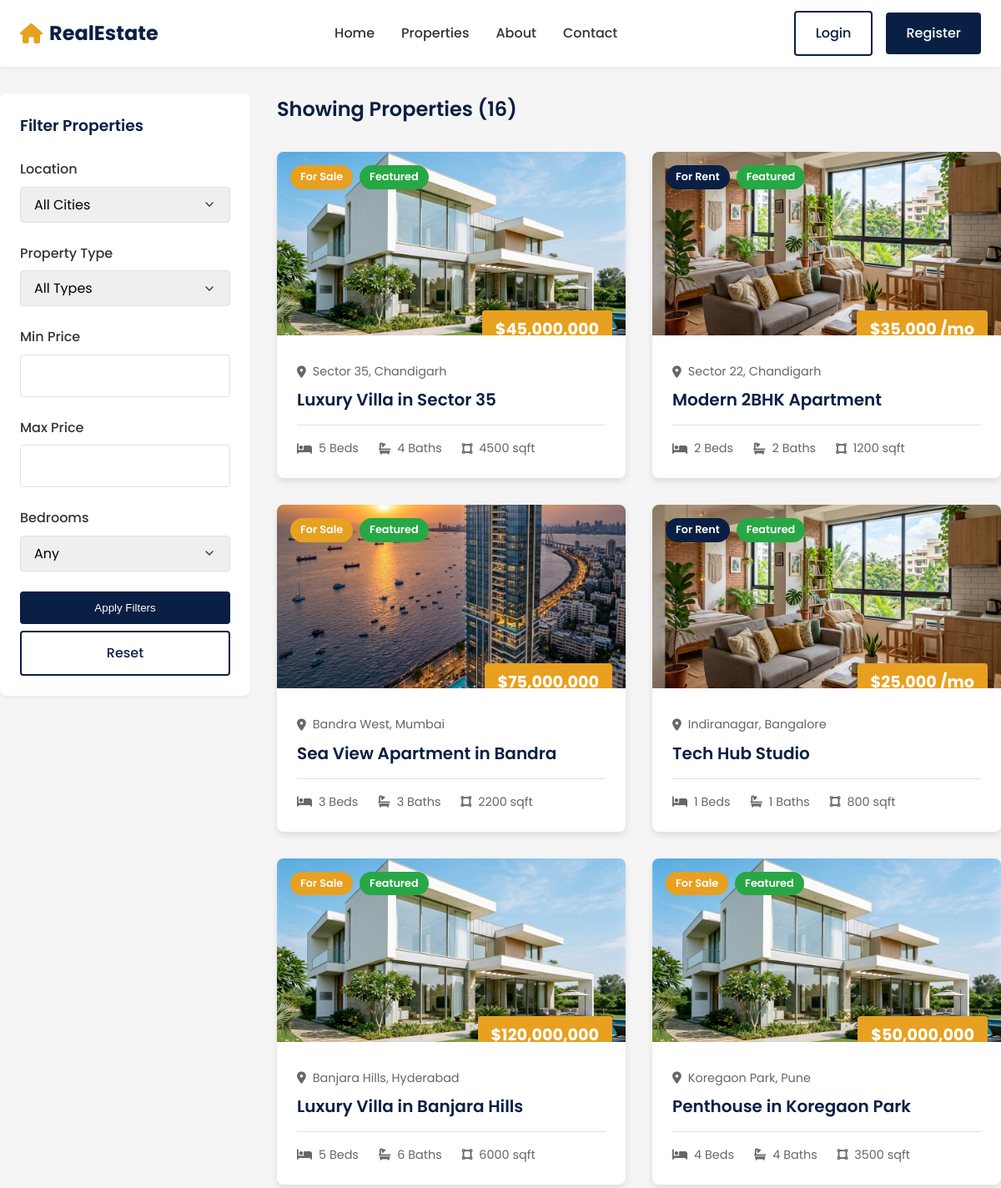
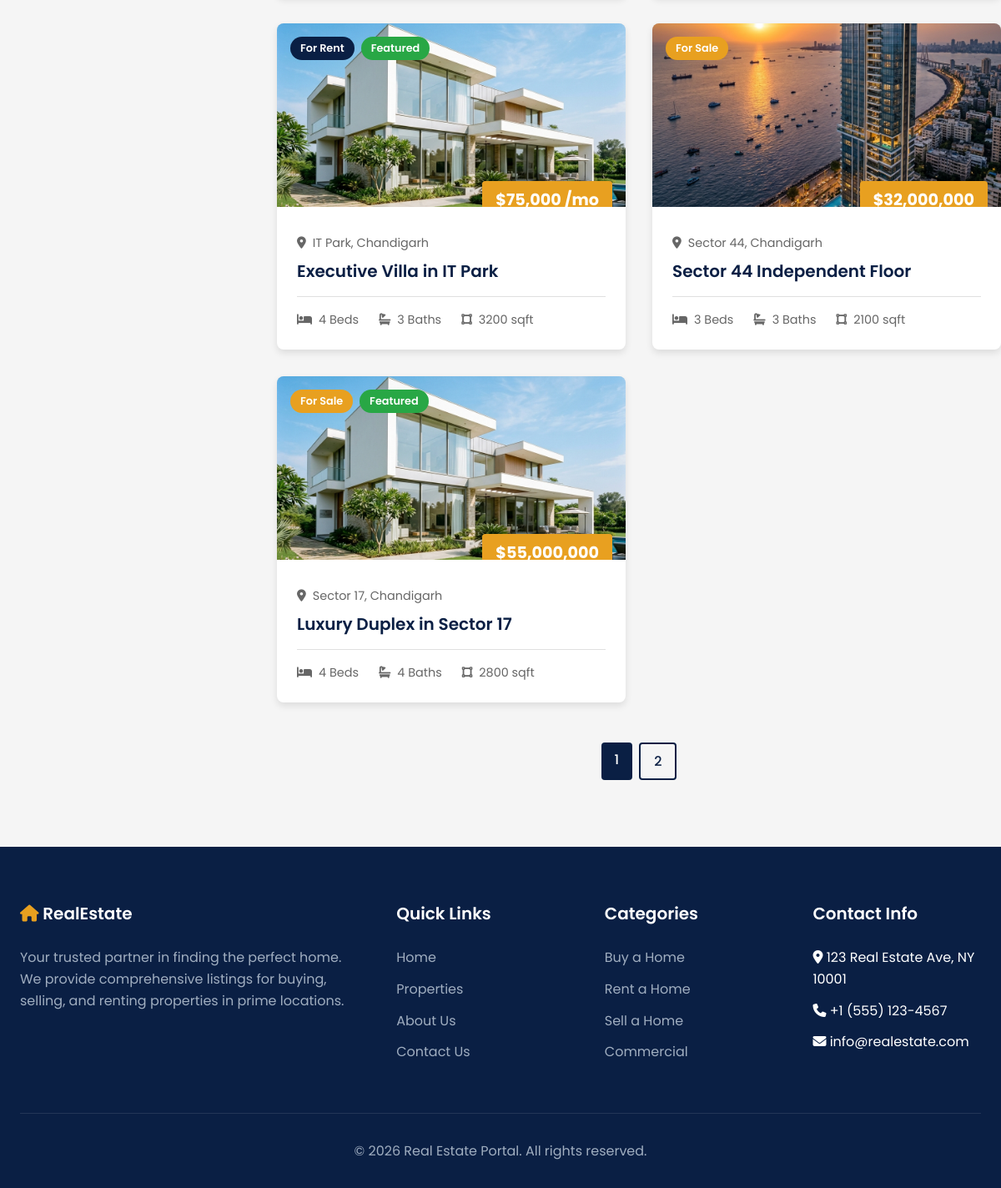
/properties.php, run on the app's committed database (2 pictures, top to bottom).
### tables this page shows
CREATE TABLE IF NOT EXISTS property_images (
    id INT AUTO_INCREMENT PRIMARY KEY,
    property_id INT NOT NULL,
    image_path VARCHAR(255) NOT NULL,
    is_thumbnail TINYINT(1) DEFAULT 0,
    FOREIGN KEY (property_id) REFERENCES properties(id) ON DELETE CASCADE
);

CREATE TABLE IF NOT EXISTS properties (
    id INT AUTO_INCREMENT PRIMARY KEY,
    user_id INT NOT NULL,
    title VARCHAR(255) NOT NULL,
    description TEXT,
    type ENUM('Buy', 'Rent', 'Sell') NOT NULL,
    price DECIMAL(15, 2) NOT NULL,
    city VARCHAR(100) NOT NULL,
    locality VARCHAR(100) NOT NULL,
    area_sqft INT,
    bedrooms INT,
    bathrooms INT,
    status ENUM('active', 'inactive', 'sold', 'rented') DEFAULT 'active',
    featured TINYINT(1) DEFAULT 0,
    created_at TIMESTAMP DEFAULT CURRENT_TIMESTAMP,
    FOREIGN KEY (user_id) REFERENCES users(id) ON DELETE CASCADE
);

### properties.php (the view, shortened to what this page needs)
<?php
require_once 'config/database.php';
include 'includes/header.php';
$where = ["p.status = 'active'"];
$params = [];
$whereClause = implode(" AND ", $where);
$limit = 9;
$page = isset($_GET['page']) && is_numeric($_GET['page']) ? (int)$_GET['page'] : 1;
$offset = ($page - 1) * $limit;
$countQuery = "SELECT COUNT(*) FROM properties p WHERE $whereClause";
$stmtCount = $pdo->prepare($countQuery);
$stmtCount->execute($params);
$totalProperties = $stmtCount->fetchColumn();
$totalPages = ceil($totalProperties / $limit);
$query = "
    SELECT p.*, pi.image_path
    FROM properties p
    LEFT JOIN property_images pi ON p.id = pi.property_id AND pi.is_thumbnail = 1
    WHERE $whereClause
    ORDER BY p.created_at DESC
    LIMIT $limit OFFSET $offset
";
$stmt = $pdo->prepare($query);
$stmt->execute($params);
$properties = $stmt->fetchAll();
?>
<section class="section container" style="padding-top: 2rem;">
    <div style="display: flex; gap: 2rem; flex-wrap: wrap;">
        <aside style="flex: 0 0 300px; width: 100%;">
            <div style="background: var(--white); padding: 1.5rem; border-radius: 8px; box-shadow: var(--shadow-sm);">
                <h3 style="margin-bottom: 1.5rem;">Filter Properties</h3>
                <form action="properties.php" method="GET">
                    <div class="form-group">
                        <label class="form-label">Location</label>
                        <select name="city" class="form-control">
                            <option value="">All Cities</option>
                        </select>
                    </div>
                    <div class="form-group">
                        <label class="form-label">Property Type</label>
                        <select name="type" class="form-control">
                            <option value="">All Types</option>
                        </select>
                    </div>
                    <div class="form-group">
                        <label class="form-label">Min Price</label>
                        <input type="number" name="min_price" class="form-control" value="<?= htmlspecialchars($_GET['min_price'] ?? '') ?>">
                    </div>
                    <div class="form-group">
                        <label class="form-label">Max Price</label>
                        <input type="number" name="max_price" class="form-control" value="<?= htmlspecialchars($_GET['max_price'] ?? '') ?>">
                    </div>
                    <div class="form-group">
                        <label class="form-label">Bedrooms</label>
                        <select name="bedrooms" class="form-control">
                            <option value="">Any</option>
                        </select>
                    </div>
                    <button type="submit" class="btn btn-primary btn-block">Apply Filters</button>
                    <a href="properties.php" class="btn btn-outline btn-block" style="margin-top: 0.5rem;">Reset</a>
                </form>
            </div>
        </aside>
        <div style="flex: 1; min-width: 0;">
            <div style="margin-bottom: 2rem; display: flex; justify-content: space-between; align-items: center; flex-wrap: wrap; gap: 1rem;">
                <h2 style="margin: 0;">Showing Properties (<?= $totalProperties ?>)</h2>
            </div>
            <div class="grid-3">
                <?php if (count($properties) > 0): ?>
                    <?php foreach ($properties as $property): ?>
                        <div class="property-card">
                            <div class="property-img-wrapper">
                                <div class="property-badges">
                                    <?php if ($property['type'] == 'Buy'): ?>
                                        <span class="badge badge-buy">For Sale</span>
                                    <?php else: ?>
                                        <span class="badge badge-rent">For Rent</span>
                                    <?php endif; ?>
                                    <?php if ($property['featured']): ?>
                                        <span class="badge badge-featured">Featured</span>
                                    <?php endif; ?>
                                </div>
                                <?php
                                $imgPath = $property['image_path'] ? 'uploads/properties/' . $property['image_path'] : 'assets/images/placeholder.jpg';
                                ?>
                                <img src="<?= htmlspecialchars($imgPath) ?>" alt="<?= htmlspecialchars($property['title']) ?>" class="property-img" onerror="this.src='https://via.placeholder.com/600x400?text=No+Image'">
                                <div class="property-price">$<?= number_format($property['price']) ?> <?= $property['type'] == 'Rent' ? '/mo' : '' ?></div>
                            </div>
                            <div class="property-content">
                                <div class="property-location">
                                    <i class="fas fa-map-marker-alt"></i> <?= htmlspecialchars($property['locality']) ?>, <?= htmlspecialchars($property['city']) ?>
                                </div>
                                <h3 class="property-title">
                                    <a href="property-detail.php?id=<?= $property['id'] ?>"><?= htmlspecialchars($property['title']) ?></a>
                                </h3>
                                <div class="property-features">
                                    <?php if ($property['bedrooms']): ?>
                                        <span class="feature-item"><i class="fas fa-bed"></i> <?= $property['bedrooms'] ?> Beds</span>
                                    <?php endif; ?>
                                    <?php if ($property['bathrooms']): ?>
                                        <span class="feature-item"><i class="fas fa-bath"></i> <?= $property['bathrooms'] ?> Baths</span>
                                    <?php endif; ?>
                                    <?php if ($property['area_sqft']): ?>
                                        <span class="feature-item"><i class="fas fa-vector-square"></i> <?= $property['area_sqft'] ?> sqft</span>
                                    <?php endif; ?>
                                </div>
                            </div>
                        </div>
                    <?php endforeach; ?>
                <?php endif; ?>
            </div>
            <?php if ($totalPages > 1): ?>
                <div style="margin-top: 3rem; display: flex; justify-content: center; gap: 0.5rem;">
                    <?php
                    $queryParams = $_GET;
                    for ($i = 1; $i <= $totalPages; $i++):
                        $queryParams['page'] = $i;
                        $queryString = http_build_query($queryParams);
                    ?>
                        <a href="?<?= $queryString ?>" class="btn <?= $page === $i ? 'btn-primary' : 'btn-outline' ?>" style="padding: 0.5rem 1rem;">
                            <?= $i ?>
                        </a>
                    <?php endfor; ?>
                </div>
            <?php endif; ?>
        </div>
    </div>
</section>
<?php include 'includes/footer.php'; ?>

### includes/header.php (shortened to what this page needs)
<!DOCTYPE html>
<html lang="en">
<head>
    <link rel="stylesheet" href="https://cdnjs.cloudflare.com/ajax/libs/font-awesome/6.4.0/css/all.min.css">
    <link rel="stylesheet" href="assets/css/style.css">
</head>
<body>
<?php include 'navbar.php'; ?>
<main>

### includes/navbar.php (shortened to what this page needs)
<?php
$currentPage = basename($_SERVER['PHP_SELF']);
?>
<nav class="navbar">
    <div class="container navbar-container">
        <a href="index.php" class="navbar-brand">
            <i class="fas fa-home"></i> RealEstate
        </a>
        <ul class="navbar-nav">
            <li><a href="index.php" class="nav-link <?= $currentPage == 'index.php' ? 'text-accent' : '' ?>">Home</a></li>
            <li><a href="properties.php" class="nav-link <?= $currentPage == 'properties.php' ? 'text-accent' : '' ?>">Properties</a></li>
            <li><a href="about.php" class="nav-link <?= $currentPage == 'about.php' ? 'text-accent' : '' ?>">About</a></li>
            <li><a href="contact.php" class="nav-link <?= $currentPage == 'contact.php' ? 'text-accent' : '' ?>">Contact</a></li>
        </ul>
        <div class="nav-actions">
            <?php if (isset($_SESSION['user_id'])): ?>
                <a href="post-property.php" class="btn btn-accent"><i class="fas fa-plus"></i> Post Property</a>
                <a href="logout.php" class="btn btn-outline">Logout</a>
            <?php else: ?>
                <a href="login.php" class="btn btn-outline">Login</a>
                <a href="register.php" class="btn btn-primary">Register</a>
            <?php endif; ?>
        </div>
    </div>
</nav>

### includes/footer.php (shortened to what this page needs)
</main>
<footer class="footer">
    <div class="container">
        <div class="footer-grid">
            <div class="footer-col">
                <h3><i class="fas fa-home text-accent"></i> RealEstate</h3>
                <p>Your trusted partner in finding the perfect home. We provide comprehensive listings for buying, selling, and renting properties in prime locations.</p>
            </div>
            <div class="footer-col">
                <h3>Quick Links</h3>
                <ul class="footer-links">
                    <li><a href="index.php">Home</a></li>
                    <li><a href="properties.php">Properties</a></li>
                    <li><a href="about.php">About Us</a></li>
                    <li><a href="contact.php">Contact Us</a></li>
                </ul>
            </div>
            <div class="footer-col">
                <h3>Categories</h3>
                <ul class="footer-links">
                    <li><a href="properties.php?type=Buy">Buy a Home</a></li>
                    <li><a href="properties.php?type=Rent">Rent a Home</a></li>
                    <li><a href="properties.php?type=Sell">Sell a Home</a></li>
                    <li><a href="properties.php?type=Commercial">Commercial</a></li>
                </ul>
            </div>
            <div class="footer-col">
                <h3>Contact Info</h3>
                <ul class="footer-links">
                    <li><i class="fas fa-map-marker-alt"></i> 123 Real Estate Ave, NY 10001</li>
                    <li><i class="fas fa-phone"></i> +1 (555) 123-4567</li>
                    <li><i class="fas fa-envelope"></i> info@realestate.com</li>
                </ul>
            </div>
        </div>
        <div class="footer-bottom">
            <p>&copy; <?= date('Y') ?> Real Estate Portal. All rights reserved.</p>
        </div>
    </div>
</footer>
</body>
</html>

### data on the page
property_images: shows "For Sale", shows "Featured", image_path (picture), property.price "45,000,000", property.locality "Sector 35", property.city "Chandigarh", property.title "Luxury Villa in Sector 35", property.bedrooms "5", property.bathrooms "4", property.area_sqft "4500"
property_images: shows "For Rent", shows "Featured", image_path (picture), property.price "35,000", shows "/mo", property.locality "Sector 22", property.city "Chandigarh", property.title "Modern 2BHK Apartment", property.bedrooms "2", property.bathrooms "2", property.area_sqft "1200"
property_images: shows "For Sale", shows "Featured", image_path (picture), property.price "75,000,000", property.locality "Bandra West", property.city "Mumbai", property.title "Sea View Apartment in Bandra", property.bedrooms "3", property.bathrooms "3", property.area_sqft "2200"
property_images: shows "For Rent", shows "Featured", image_path (picture), property.price "25,000", shows "/mo", property.locality "Indiranagar", property.city "Bangalore", property.title "Tech Hub Studio", property.bedrooms "1", property.bathrooms "1", property.area_sqft "800"
property_images: shows "For Sale", shows "Featured", image_path (picture), property.price "120,000,000", property.locality "Banjara Hills", property.city "Hyderabad", property.title "Luxury Villa in Banjara Hills", property.bedrooms "5", property.bathrooms "6", property.area_sqft "6000"
property_images: shows "For Sale", shows "Featured", image_path (picture), property.price "50,000,000", property.locality "Koregaon Park", property.city "Pune", property.title "Penthouse in Koregaon Park", property.bedrooms "4", property.bathrooms "4", property.area_sqft "3500"
property_images: shows "For Rent", shows "Featured", image_path (picture), property.price "75,000", shows "/mo", property.locality "IT Park", property.city "Chandigarh", property.title "Executive Villa in IT Park", property.bedrooms "4", property.bathrooms "3", property.area_sqft "3200"
property_images: shows "For Sale", image_path (picture), property.price "32,000,000", property.locality "Sector 44", property.city "Chandigarh", property.title "Sector 44 Independent Floor", property.bedrooms "3", property.bathrooms "3", property.area_sqft "2100"
property_images: shows "For Sale", shows "Featured", image_path (picture), property.price "55,000,000", property.locality "Sector 17", property.city "Chandigarh", property.title "Luxury Duplex in Sector 17", property.bedrooms "4", property.bathrooms "4", property.area_sqft "2800"

### other printed values
$totalProperties "16"
